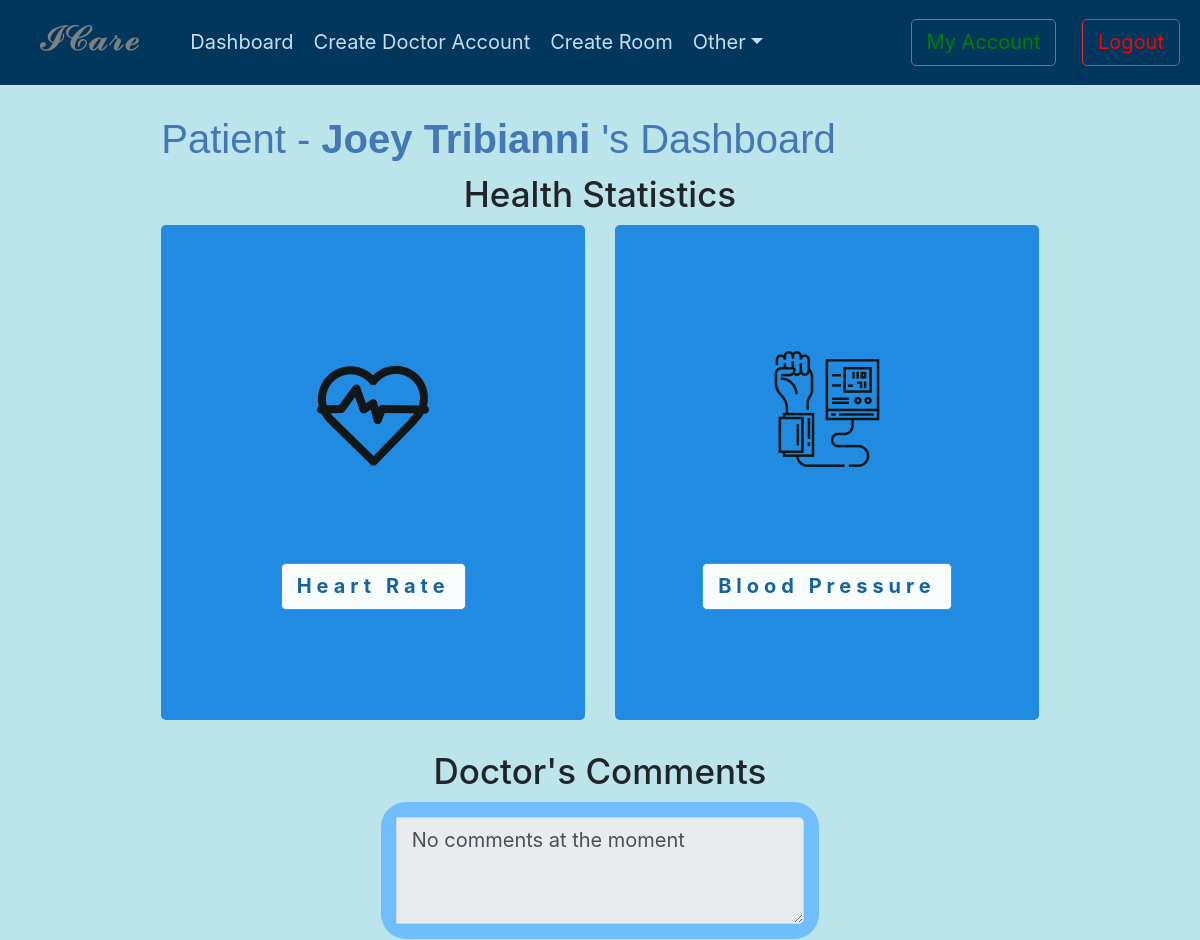
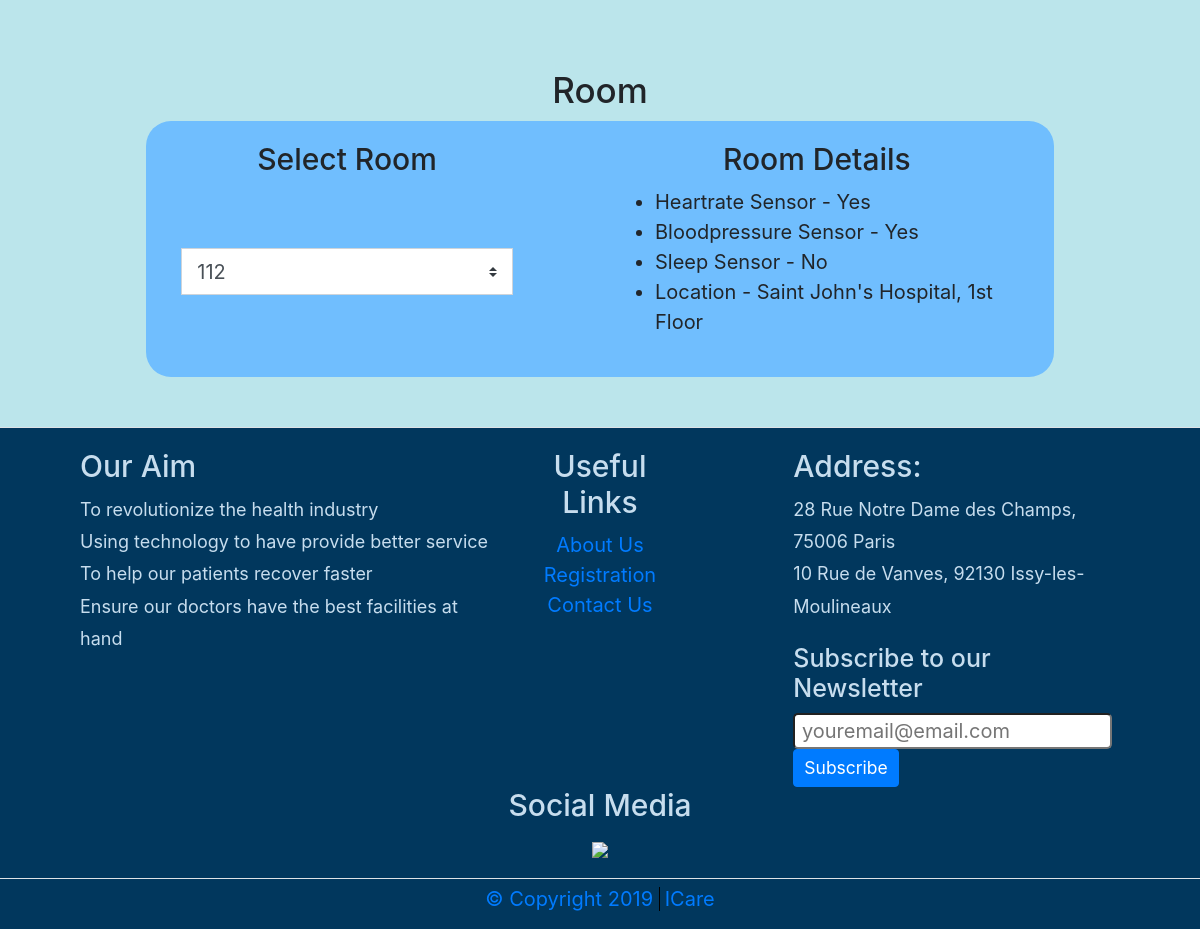
The page /view-patient-dashboard.php?id=58 (signed in) on the database its author committed (2 pictures, top to bottom).
### tables this page shows
CREATE TABLE `patient` (
  `idPatient` int(10) NOT NULL,
  `First_Name` varchar(45) DEFAULT NULL,
  `Last_Name` varchar(45) DEFAULT NULL,
  `Phone_number` varchar(45) DEFAULT NULL,
  `BirthDate` varchar(45) DEFAULT NULL,
  `Address` varchar(45) DEFAULT NULL,
  `Cholesterol` varchar(450) DEFAULT NULL,
  `Emerg_FirstName` varchar(45) DEFAULT NULL,
  `Emerg_LastName` varchar(45) DEFAULT NULL,
  `Emerg_Relation` varchar(45) DEFAULT NULL,
  `Emerg_PhoneNumber1` varchar(20) DEFAULT NULL,
  `Emerg2_PhoneNumber2` varchar(20) DEFAULT NULL,
  `Emerg_PhoneNumber2` varchar(20) DEFAULT NULL,
  `HepatitisB` varchar(45) DEFAULT NULL,
  `ChickenPox` varchar(45) DEFAULT NULL,
  `Measles` varchar(45) DEFAULT NULL,
  `Medical_History` varchar(800) DEFAULT NULL,
  `Height` varchar(45) DEFAULT NULL,
  `Weight` varchar(45) DEFAULT NULL,
  `DoctorId` int(11) DEFAULT NULL,
  `Gender` varchar(30) NOT NULL,
  `Occupation` varchar(30) NOT NULL,
  `Marital_Status` varchar(30) NOT NULL,
  `EmailID` varchar(50) NOT NULL,
  `Social_Security` varchar(50) NOT NULL,
  `Emerg2_Relation` varchar(50) NOT NULL,
  `Emerg2_FirstName` varchar(50) NOT NULL,
  `Emerg2_PhoneNumber1` varchar(20) NOT NULL,
  `BloodPressure` varchar(100) NOT NULL,
  `HeartDisease` varchar(100) NOT NULL,
  `Vaccination_History` varchar(100) NOT NULL,
  `OtherHealthIssues` varchar(500) NOT NULL,
  `Emerg2_LastName` varchar(30) NOT NULL,
  `DoctorComments` text DEFAULT NULL,
  `RoomNo` int(20) NOT NULL
);

CREATE TABLE `room` (
  `RoomID` int(11) NOT NULL,
  `RoomNo` int(20) DEFAULT NULL,
  `Location` varchar(45) DEFAULT NULL,
  `Occupied` varchar(3) NOT NULL,
  `HeartRateSensor` varchar(3) DEFAULT NULL,
  `HeartRateSensorID` int(11) NOT NULL,
  `BloodPressureSensor` varchar(3) NOT NULL,
  `BloodPressureSensorID` int(11) NOT NULL,
  `SleepSensor` varchar(3) NOT NULL,
  `SleepSensorID` int(11) NOT NULL,
  `PatientID` int(11) NOT NULL
);

### view-patient-dashboard.php (the view, shortened to what this page needs)
<?php
    global $patient_id;
    include('includes/header.php');
    if(isset($_GET['id'])) {
		$patient_id = $_GET['id'];
	}
    if(isset($patient_id)) {
        $record = mysqli_query($conn, "SELECT * FROM patient WHERE idPatient=$patient_id");
        $n = mysqli_fetch_array($record);
        $FirstName    			=  $n['First_Name'];
        $LastName    			=  $n['Last_Name'];
        $Comments               =  $n['DoctorComments'];
        $RoomNo               =  $n['RoomNo'];
        $record = mysqli_query($conn, "SELECT * FROM room WHERE PatientID=$patient_id");
        $n = mysqli_fetch_array($record);
        $bloodpressure    			=  $n['BloodPressureSensor'];
        $heartrate    			=  $n['HeartRateSensor'];
    }
?>
    <div class="main-content">
        <h2> Patient -
        <?php  if (isset($patient_id)) : ?>
            <strong>
                <?php echo $FirstName, " ", $LastName;?>
            </strong>'s Dashboard <?php endif ?>
        </h2>
        <h3 class="text-center">Health Statistics</h3>
        <div class="row" >
            <?php if($heartrate == "Yes") echo '
                <div class="col">
                    <div class="rounded" style="background-color: #1082df; opacity: 0.9; text-align: center;">
                        <br><br><br><br>
                        <a><img src="images/heartrate-sensor.png" alt=""></a>
                        <br><br><br><br>
                        <div class="text-left">
                            <p class="text-center">
                                <a href="#"><button type="button" style="background-color: white;color: #065596;letter-spacing: 5px;" class="btn btn-info btn-md" data-toggle="modal" data-target="#ecg"><b>Heart Rate</b></button></a>
                            </p>
                            <br><br><br>
                        </div>
                    </div>
                </div>
                <div class="modal fade" id="ecg" tabindex="-1" role="dialog" aria-labelledby="exampleModalCenterTitle" aria-hidden="true">
                    <div class="modal-dialog modal-dialog-centered" role="document">
                        <div class="modal-content">
                            <div class="modal-header">
                                <h5 class="modal-title" id="exampleModalCenterTitle">Heart Rate </h5>
                                <button type="button" class="close" data-dismiss="modal" aria-label="Close">
                                    <span aria-hidden="true">&times;</span>
                                </button>
                            </div>
                            <div class="modal-body">
                                <img style="max-width: 100%;" src="images/ecg%20gif.gif" alt="">
                            </div>
                            <div class="modal-footer">
                                <button type="button" class="btn btn-secondary" data-dismiss="modal">Close</button>
                            </div>
                        </div>
                    </div>
                </div>
            '; ?>
            <?php if($bloodpressure == "Yes") echo '
                <div class="col">
                    <div class="rounded" style="background-color: #1082df; opacity: 0.9; text-align: center;">
                        <br><br><br><br>
                        <a><img src="images/bloodpressure-sensor.png" alt=""> </a>
                        <br><br><br><br>
                        <div class="text-left">
                            <p class="text-center">
                                <a href="#"><button type="button" style="background-color: white;color: #065596;letter-spacing: 5px" class="btn btn-info btn-md" data-toggle="modal" data-target="#exampleModalCenter"><b>Blood Pressure </b></button></a>
                            </p>
                        </div>
                        <br><br><br>
                    </div>
                </div>
                <div class="modal fade" id="exampleModalCenter" tabindex="-1" role="dialog" aria-labelledby="exampleModalCenterTitle" aria-hidden="true" >
                    <div class="modal-dialog modal-dialog-centered" role="document">
                        <div class="modal-content">
                            <div class="modal-header">
                                <h5 class="modal-title" id="exampleModalCenterTitle">Blood Pressure</h5>
                                <button type="button" class="close" data-dismiss="modal" aria-label="Close">
                                    <span aria-hidden="true">&times;</span>
                                </button>
                            </div>
                            <div class="modal-body">
                                <div class="rounded" style="background-color: white; text-align: center;">
                                    <div style="font-size: 80px" id="demo">
                                        <script>
                                            document.getElementById("demo").innerHTML = Math.floor(Math.random() * (150 - 90)) + 90;
                                        </script>
                                    </div>
                                </div>
                            </div>
                            <div class="modal-footer">
                                <button type="button" class="btn btn-secondary" data-dismiss="modal">Close</button>
                            </div>
                        </div>
                    </div>
                </div>
            '; ?>
        </div>
        <div class="row" style="padding: 30px 0;">
            <form class="col-md-12" action="view-patient-dashboard.php?id=<?php echo $patient_id?>" method="post">
                <h3 class="text-center">Doctor's Comments</h3>
                <div class="input-group col-md-6" style="margin:auto; padding: 15px; background-color: #70befe;   border-radius: 25px;">
                    <textarea class="form-control" rows="3" <?php if(userType()!=3) echo 'readonly'?> name="DoctorComments"><?php echo $Comments ; ?></textarea>
                </div>
            </form>
        </div>
        <div class="row" style="padding-top:30px;">
            <h3 style="margin:10px auto;">Room</h3>
            <form class="col-md-12 row" action="view-patient-dashboard.php?id=<?php echo $patient_id?>" method="post" style="margin:auto; padding: 20px; background-color: #70befe;   border-radius: 25px;">
                <div class="input-group col-md-5" >
                    <?php if(userType()==4) {
                        echo '
                            <h4 style="margin: 0 auto 10px auto;">Patient Room</h4>
                        ';} else {
                        echo '
                            <h4 style="margin: 0 auto 10px auto;">Select Room</h4>
                        '; }
                    ?>
                    <div class="input-group">
                        <select class="custom-select" name="room_no" <?php if(userType()==4){ echo 'disabled';}  ?> required>
                            <option selected><?php echo $RoomNo; ?></option>
                        </select>
                        <br>
                    </div>
                </div>
                <?php if(($RoomNo==0) && (userType()!=4)) {
                    echo "
                    <div class='input-group col-md-6 offset-md-1' >
                        <h4 style='margin: 0 auto 10px auto;'>Room Details</h4>
                        <div class='input-group ml-5'>
                            <ul>
                                <li>First Assign Room to Patient</li>
                            <ul>
                        </div>
                    </div>
                    ";
                } else {
                ?>
                <div class="input-group col-md-6 offset-md-1" >
                    <h4 style="margin: 0 auto 10px auto;">Room Details</h4>
                    <div class="input-group">
                        <ul>
                            <?php
                                    $records = mysqli_query($conn, "SELECT * FROM room WHERE RoomNo = '$RoomNo'");
                                    while ($row = mysqli_fetch_assoc($records)) {
                                        $HeartRateSensor = $row['HeartRateSensor'];
                                        $BloodPressureSensor = $row['BloodPressureSensor'];
                                        $SleepSensor = $row['SleepSensor'];
                                        $Location = $row['Location'];
                                ?>
                                    <li>Heartrate Sensor - <?php echo $HeartRateSensor; ?></li>
                                    <li>Bloodpressure Sensor - <?php echo $BloodPressureSensor; ?></li>
                                    <li>Sleep Sensor - <?php echo $SleepSensor; ?></li>
                                    <li>Location -  <?php echo $Location; ?> </li>
                                <?php
                                    }
                                ?>
                        </ul>
                    </div>
                </div>
                <?php
                        }
                ?>
            </form>
        </div>
    </div>
</div>
<?php
	include('includes/footer.php');
?>

### css/styles.css (style rules this page uses)
:root { font-size: 20px; }
p { font-size: 18px; line-height: 1.8; }
h2 { color: #4477B5; font-family: "Source Sans Pro", "Arial", serif; font-weight: normal; }
.main-content { width: 75%; margin: 0 auto; padding: 30px 0 50px 0; }

### rows shown on the page
patient: First_Name "Joey", Last_Name "Tribianni", DoctorComments "No comments at the moment", room_no "112"
room: HeartRateSensor "Yes", BloodPressureSensor "Yes", SleepSensor "No", Location "Saint John's Hospital, 1st Floor"
